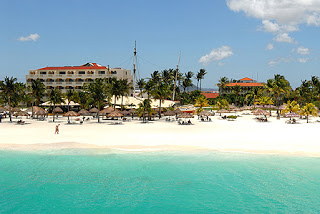
#> input picture beach.bmp, 320 x 214 px, found by its file name
$ jupyter execute --allow-errors kmeans_image_compression.ipynb   (shell and % lines are left out)
#> lines starting #> are read from the running program, lines starting #| are printed output that depends on the picture
<a href="https://colab.research.google.com/github/akberShah076/California-Housing-Analysis/blob/main/kmeans_image_compression.ipynb" target="_parent"></a>

##Image reduction
I will use k-means to perform image compression. <br>
Image used for testing the code: beach.bmp <br>

[cell 1]
from google.colab import drive
drive.mount('/content/drive/')

[cell 2]
from IPython import display
import numpy as np
import matplotlib.pyplot as plt
import seaborn as sn
sn.set(style='whitegrid')

### Step-0: read an image from a bmp file

[cell 3]
from skimage import io, img_as_float
I = io.imread('/content/drive/MyDrive/HW#1_CSC-546/beach.bmp')
#> I is the input picture: shape (214, 320, 3); mean R, G, B 136.9, 173.1, 170.4
I = img_as_float(I)
#> (the rest of this cell did not finish here and is left out)

The image I is a 3D numpy array <br>
I[i,j,k]: i is row index, j is column index, and k is channel (color) index <br>
I[0,0] is the pixel at row-0 and col-0, and it has three values r,g,b

[cell 4]
I.shape
#> Out = (214, 320, 3)

[cell 5]
I[0,1]
#> Out = [0.431, 0.604, 0.788]

### Step-1: prepare the data matrix X
each row of X should be a data point - a pixel with three values (R, G, B) <br>
X should have many rows and 3 columns <br>
X is converted from `I`, you may try the function `reshape` <br>
The data type of the matrix `X` should be float32

[cell 6]
#your code

X = np.reshape(I, (I.shape[0]*I.shape[1], 3)).astype('float32')

### Step-2: perform k-means on data matrix X
try different number of clusters, e.g., k=5

[cell 7]
#your code, k is the number of clusters
from sklearn.cluster import KMeans
kmeans = KMeans(n_clusters=5)
kmeans.fit(X)
labels = kmeans.predict(X)
centers = kmeans.cluster_centers_

[cell 8]
# centers stores the cluster centers
centers[labels].shape
#> Out = (68480, 3)

### Step-3: compress the image using the cluster centers
Assume you have obtained some cluster centers, e.g., c1, c2, c3 <br>
Every data point (i.e. every pixel of the image) is assigned to one of the clusters. <br>
To compress the image, you can follow the steps below:<br>
1. Make a copy of the the data matrix X, call it Y
2. Then, modify the data matrix Y, such that every data point is replaced by the corresponding cluster center
3. Convert the data matrix Y back to an image Ic <br>
<br>
in fact, one line of code is enough, you do not need to create Y at all...  <br>

[cell 9]
#your code
Ic = centers[labels].reshape(I.shape)
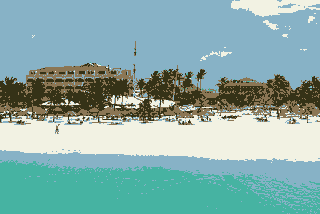
#> Ic: shape (214, 320, 3) float32; mean R, G, B 0.537, 0.679, 0.668

[cell 10]
Ic.shape
#> Out = (214, 320, 3)

### Step-4: visualize the compressed the image `Ic`

#> (a cell that did not finish here is left out)

### Step-5: save the compressed image to a bmp file

[cell 12]
# normalize the pixel values in the range of 0 ~ 255
k = 5
Is=255*(Ic- Ic.min())/(Ic.max()-Ic.min())
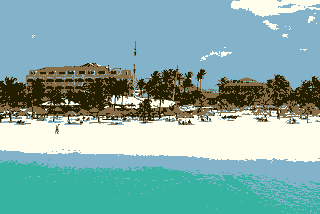
#> Is: shape (214, 320, 3) float32; mean R, G, B 132, 174.1, 171
# chagne datay type to unit8
Is=Is.astype('uint8')
io.imsave('beach_compressed_k' + str(k) + '.bmp', Is)
